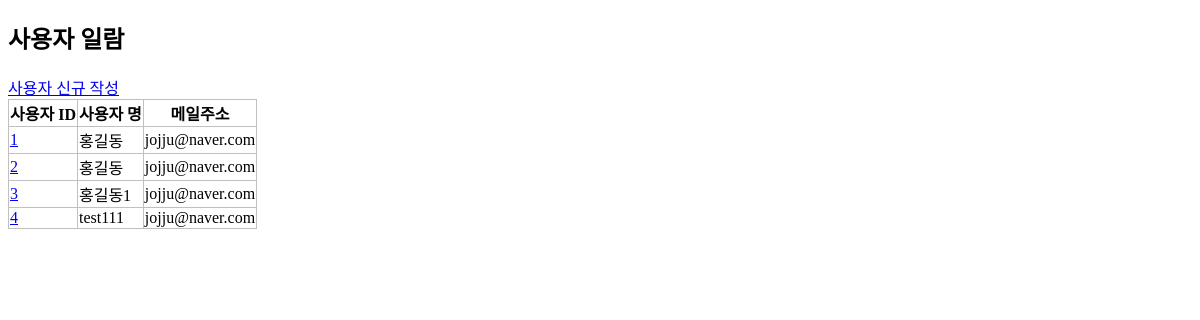
Page /crud/users on the earlier database version.
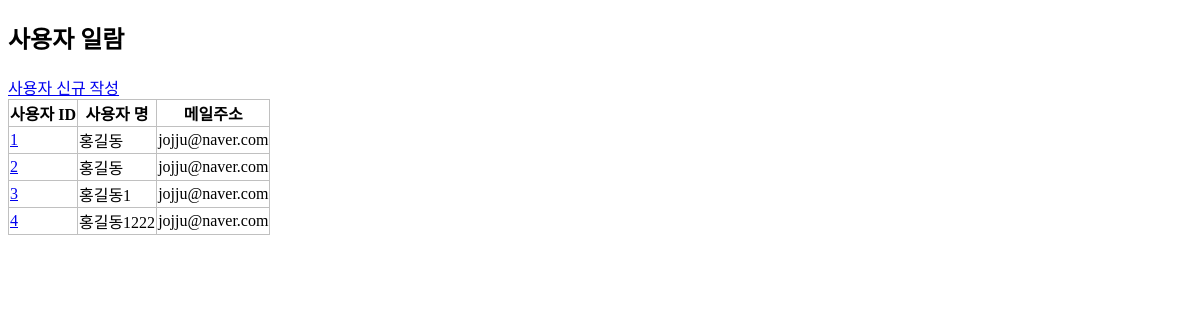
Same page on the later database version.
### apps/crud/models.py (models this page shows, shortened)
class User(db.Model):
    __tablename__="users"
    id = db.Column(db.Integer, primary_key=True)
    username = db.Column(db.String, index=True)
    email = db.Column(db.String, index=True)
    password_hash = db.Column(db.String)
    create_at = db.Column(db.DateTime, default=datetime.now)
    update_at = db.Column(db.DateTime, default=datetime.now, onupdate=datetime.now)
    @property
    def password(self):
        raise AttributeError('읽어 들일 수 없음')

### apps/crud/views.py (the view)
@crud.route('/users')
def users():
    users = User.query.all()
    return render_template('crud/index.html', users = users)

### apps/crud/templates/crud/index.html (shortened to what this page needs)
<!DOCTYPE html>
<html lang="ko">
    <head>
        <link rel="stylesheet" href="{{url_for('crud.static',filename='style.css')}}"/>
    </head>
    <body>
        <h2>사용자 일람</h2>
        <a href="{{ url_for('crud.create_user')}}">사용자 신규 작성</a>
        <table>
            <tr>
                <th>사용자 ID</th>
                <th>사용자 명</th>
                <th>메일주소</th>
            </tr>
            {% for i in users %}
                <tr>
                    <td><a href="{{url_for('crud.edit_user',user_id=i.id)}}">{{ i.id }}</a></td>
                    <td>{{ i.username }}</td>
                    <td>{{ i.email }}</td>
                </tr>
            {% endfor %}
        </table>
    </body>
</html>

### apps/crud/static/style.css (style rules this page uses)
table { border-collapse: collapse; }
table, th, td { border: 1px solid #c0c0c0; }

Differences in the rows shown:
changed User id 4: username "test111" → "홍길동1222"
